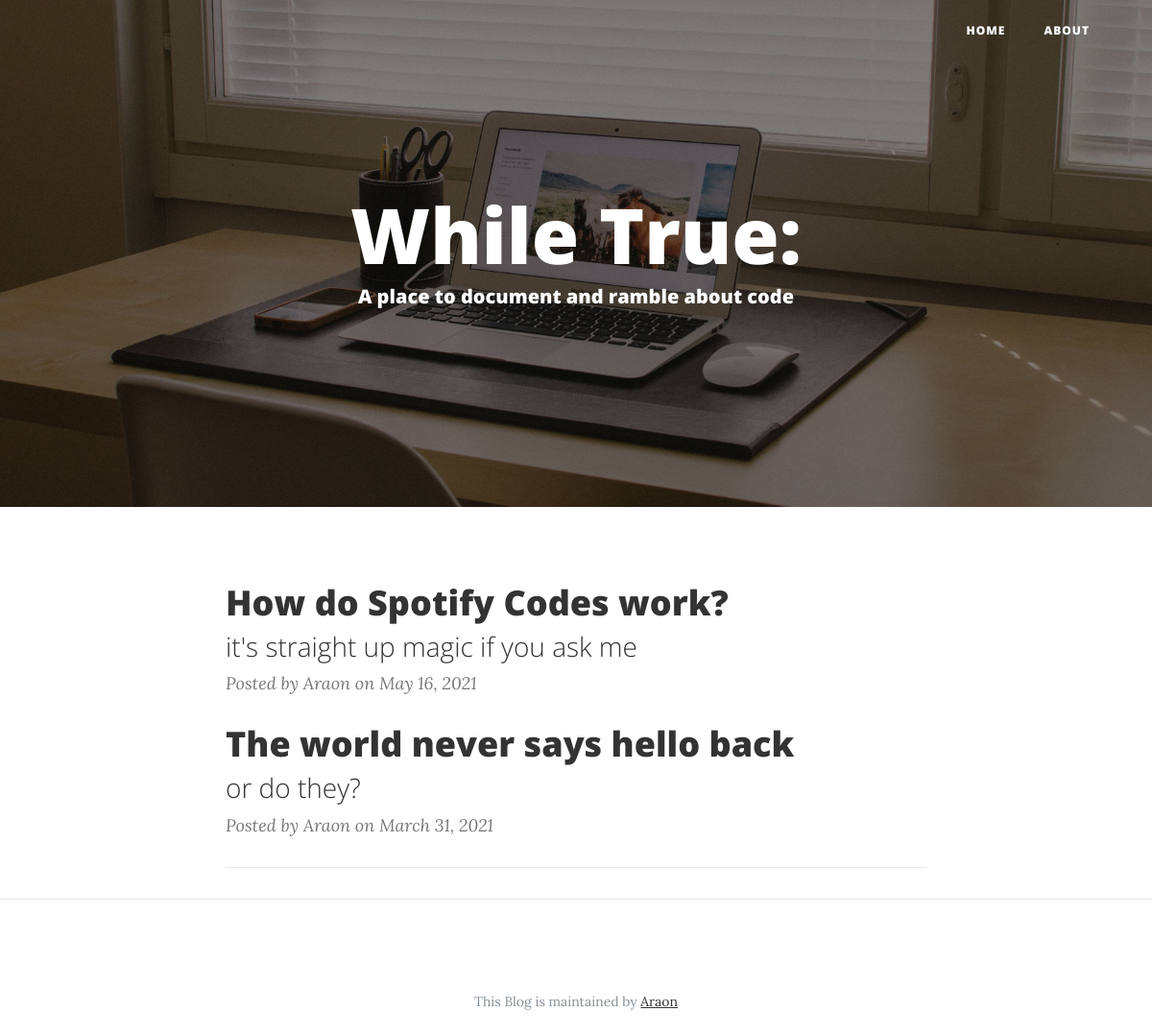
The app's page /code with its own data.
### araon/models.py (models this page shows, shortened)
class blogPost(db.Model):
    id = db.Column(db.Integer, primary_key=True)
    title = db.Column(db.String(100), nullable=False)
    sub_title = db.Column(db.String(200), nullable=False)
    date_posted = db.Column(db.DateTime, nullable=False, default=datetime.utcnow)
    author = db.Column(db.String(100), nullable=False, default = 'System')
    content = db.Column(db.Text, nullable=False)
    header_img = db.Column(db.String(500))

### araon/code/routes.py (the view)
@code.route('/code')
def codehome():
    posts = blogPost.query.order_by(blogPost.date_posted.desc()).all()
    return render_template('index.html', posts=posts)

### araon/code/templates/index.html (shortened to what this page needs)
<!DOCTYPE html>
<html lang="en">
  <head>
    <link href="{{ url_for('code.static', filename='bootstrap.min.css') }}" rel="stylesheet">
    <link href="{{ url_for('code.static', filename='font-awesome.min.css') }}" rel="stylesheet" type="text/css">
    <link href="{{ url_for('code.static', filename='clean-blog.min.css') }}" rel="stylesheet">
  </head>
  <body>
    <nav class="navbar navbar-expand-lg navbar-light fixed-top" id="mainNav">
      <div class="container">
        <div class="collapse navbar-collapse" id="navbarResponsive">
          <ul class="navbar-nav ml-auto">
            <li class="nav-item">
              <a class="nav-link" href="/code">Home</a>
            </li>
            <li class="nav-item">
              <a class="nav-link" href="/code/about">About</a>
            </li>
          </ul>
        </div>
      </div>
    </nav>
    <header class="masthead" style="background-image: url('{{ url_for('code.static', filename='home-bg.jpg') }}')">
      <div class="container">
        <div class="row">
          <div class="col-lg-8 col-md-10 mx-auto">
            <div class="page-heading">
              <h1>While True:</h1>
              <span class="subheading"><h5> A place to document and ramble about code</h5></span>
            </div>
          </div>
        </div>
      </div>
    </header>
    <div class="container">
      <div class="row">
        <div class="col-lg-8 col-md-10 mx-auto">
        {% for post in posts %}
          <div class="post-preview">
            <a href="{{ url_for('code.post', post_id=post.id) }}">
              <h2 class="post-title">
                {{ post.title }}
              </h2>
              <h3 class="post-subtitle">
                {{ post.sub_title }}
              </h3>
            </a>
            <p class="post-meta">Posted by {{ post.author }} on {{ post.date_posted.strftime('%B %d, %Y') }}</p>
          </div>
          {% endfor %}
          <hr>
        </div>
      </div>
    </div>
    <hr>
    <footer>
      <div class="container">
        <div class="row">
          <div class="col-lg-8 col-md-10 mx-auto">
            <p class="copyright text-muted">This Blog is maintained by <a href="https://github.com/Araon">Araon</a></p>
          </div>
        </div>
      </div>
    </footer>
  </body>
</html>

### records on screen
blogPost: title "How do Spotify Codes work?", sub_title "it's straight up magic if you ask me", author "Araon", date_posted "May 16, 2021"
blogPost: title "The world never says hello back", sub_title "or do they?", author "Araon", date_posted "March 31, 2021"
